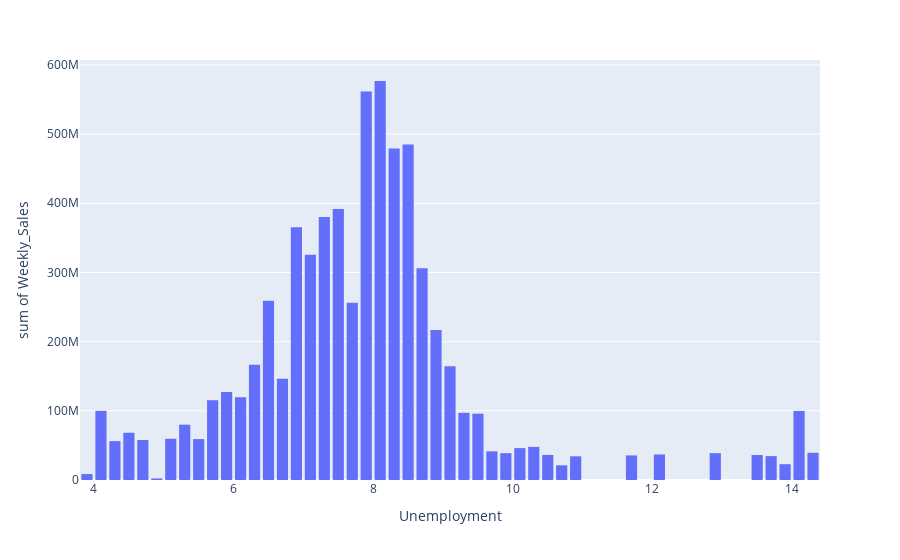

The cell this chart's notebook holds for it:
### Code cell
# Correlating the unemployment and weekly sales
unemp_sale = px.histogram(df, x='Unemployment', y ='Weekly_Sales')
unemp_sale.update_layout(bargap=0.2)
unemp_sale.show()

### Figure 1 — Plotly figure (JSON) as saved in the notebook; plotly's stock layout.template omitted (floating-point values rounded to 4 significant figures; data arrays with more than 128 entries replaced by an {"elided": "..."} marker saying what was removed)
{"data": [{"alignmentgroup": "True", "bingroup": "x", "histfunc": "sum", "hovertemplate": "Unemployment=%{x}<br>sum of Weekly_Sales=%{y}<extra></extra>", "legendgroup": "", "marker": {"color": "#636efa", "pattern": {"shape": ""}}, "name": "", "offsetgroup": "", "orientation": "v", "showlegend": false, "type": "histogram", "x": {"elided": "6435 float values"}, "xaxis": "x", "y": {"elided": "6435 float values"}, "yaxis": "y"}], "layout": {"bargap": 0.2, "barmode": "relative", "legend": {"tracegroupgap": 0}, "margin": {"t": 60}, "xaxis": {"anchor": "y", "domain": [0, 1], "title": {"text": "Unemployment"}}, "yaxis": {"anchor": "x", "domain": [0, 1], "title": {"text": "sum of Weekly_Sales"}}}}
